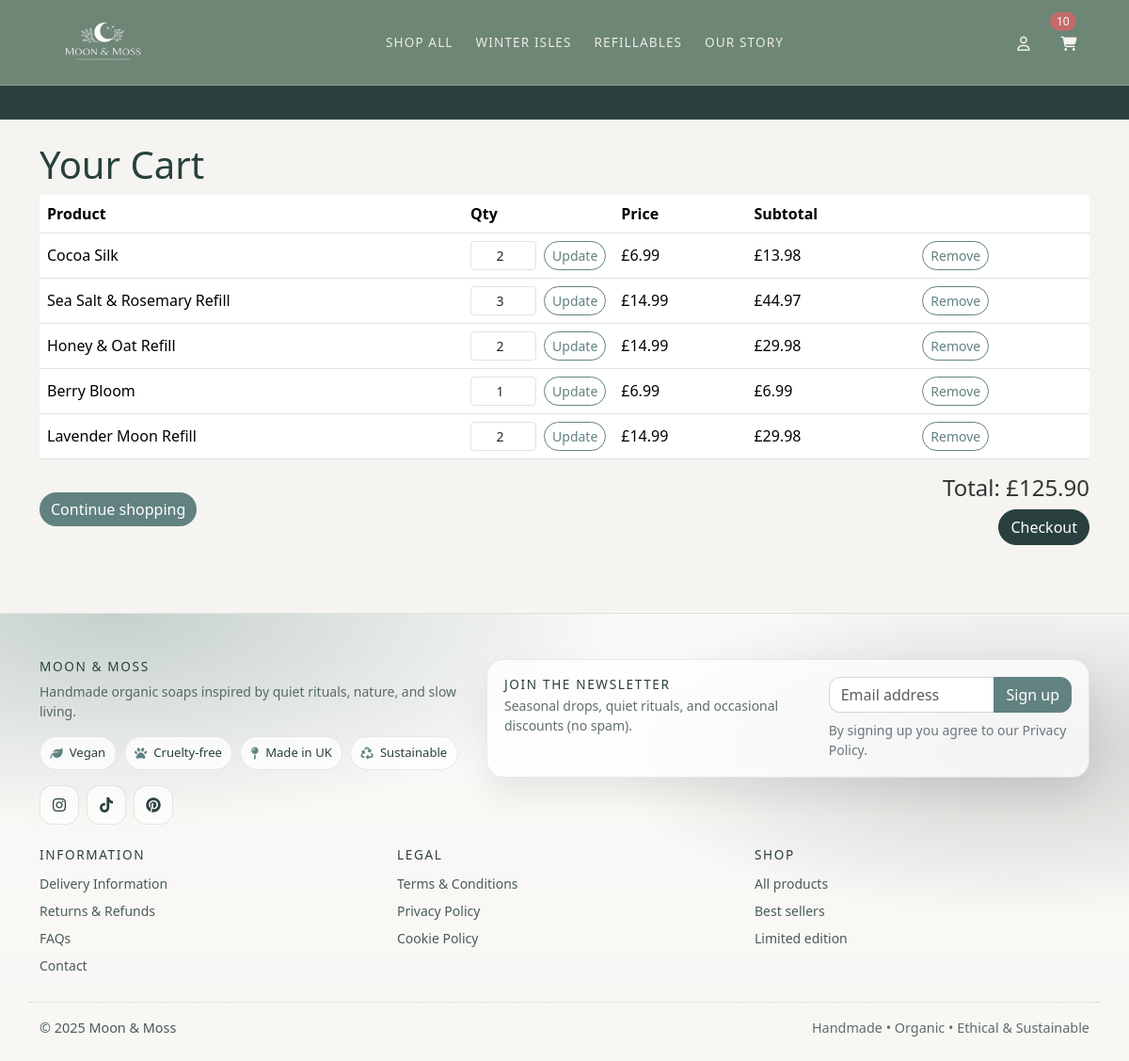
The app's page /cart/ (signed in) with its own data.
### cart/models.py (models this page shows, shortened)
class CartItem(models.Model):
    cart = models.ForeignKey(
        Cart, on_delete=models.CASCADE, related_name="items")
    product = models.ForeignKey(Product, on_delete=models.PROTECT)
    qty = models.PositiveIntegerField(default=1)
    class Meta:
        unique_together = ("cart", "product")
    @property
    def subtotal(self):
        return self.qty * self.product.price

class Cart(models.Model):
    user = models.ForeignKey(
        settings.AUTH_USER_MODEL,
        null=True, blank=True,
        on_delete=models.CASCADE
    )
    session_key = models.CharField(max_length=40, blank=True, db_index=True)
    created_at = models.DateTimeField(auto_now_add=True)
    updated_at = models.DateTimeField(auto_now=True)
    @property
    def total(self):
        return sum(
            item.subtotal for item in self.items.select_related("product"))

### catalog/models.py (models this page shows, shortened)
class Product(models.Model):
    title = models.CharField(max_length=160)
    slug = models.SlugField(max_length=180, unique=True, blank=True)
    description = models.TextField(blank=True)
    scent = models.CharField(max_length=50, help_text="e.g. Lavender, Citrus")
    weight_g = models.PositiveIntegerField(help_text="Net weight in grams")
    price = models.DecimalField(max_digits=6, decimal_places=2)
    stock_qty = models.PositiveIntegerField(default=0)
    active = models.BooleanField(default=True)
    created_at = models.DateTimeField(auto_now_add=True)
    tags = models.CharField(
        max_length=250,
        blank=True,
        help_text="Comma-separated tags, e.g. winter, woody, refillable"
    )
    class Meta:
        ordering = ["title"]

### cart/views.py (the view)
# urls.py: path("", views.view_cart, name="view"),
def view_cart(request):
    cart = get_or_create_cart(request)
    return render(request, "cart/view.html", {"cart": cart})

### cart/context_processors.py (called while the page is built)
def cart_count(request):
    cart = get_or_create_cart(request)
    try:
        count = sum(i.qty for i in cart.items.all())
    except Exception:
        count = 0
    return {"cart_count": count}

### cart/utils.py (called while the page is built)
def get_or_create_cart(request):
    if not request.session.session_key:
        request.session.create()
    request.session.set_expiry(60 * 60 * 24 * 14)
    session_key = request.session.session_key
    if request.user.is_authenticated:
        cart, _ = Cart.objects.get_or_create(
            user=request.user,
            defaults={"session_key": session_key},
        )
    else:
        cart, _ = Cart.objects.get_or_create(
            user=None,
            session_key=session_key,
        )
    return cart

### cart/templates/cart/view.html (shortened to what this page needs)
{% extends "base.html" %}
{% block content %}
  <h1>Your Cart</h1>
  {% if cart.items.all %}
    <div class="table-responsive">
      <table class="table align-middle">
        <thead>
          <tr>
            <th>Product</th>
            <th style="width:120px;">Qty</th>
            <th>Price</th>
            <th>Subtotal</th>
            <th></th>
          </tr>
        </thead>
        <tbody>
          {% for item in cart.items.all %}
            <tr>
              <td>{{ item.product.title }}</td>
              <td>
                <form method="post" action="{% url 'cart:update' item.id %}" class="d-flex">
                  <input type="number"
                         name="qty"
                         value="{{ item.qty }}"
                         min="1"
                         max="{{ item.product.stock_qty }}"
                         class="form-control form-control-sm me-2 cart-qty-input">
                  <button class="btn btn-sm btn-update" type="submit">Update</button>
                </form>
              </td>
              <td>£{{ item.product.price }}</td>
              <td>£{{ item.subtotal }}</td>
              <td>
                <form method="post" action="{% url 'cart:remove' item.id %}">
                  <button class="btn btn-sm btn-remove" type="submit">Remove</button>
                </form>
              </td>
            </tr>
          {% endfor %}
        </tbody>
      </table>
    </div>
    <div class="d-flex justify-content-between align-items-center">
      <a href="{% url 'catalog:product_list' %}" class="btn btn-continue">Continue shopping</a>
      <div class="text-end">
        <h4>Total: £{{ cart.total }}</h4>
        <a href="{% url 'checkout:summary' %}" class="btn btn-checkout">Checkout</a>
      </div>
    </div>
  {% else %}
    <p>Your cart is empty.</p>
    <a href="{% url 'catalog:product_list' %}" class="btn btn-primary">Back to shop</a>
  {% endif %}
{% endblock %}

### static/css/base-admin.css (style rules this page uses)
:root { --bb-primary: #5f7f6b; --bb-secondary: #8f8a83; --bb-success: #6f9e7a; --bb-warning: #e3b35a; --bb-danger: #c46a6a; --bb-info: #7aa6c9; --bb-bg-soft: rgba(255, 255, 255, .85); --bb-border-soft: rgba(0, 0, 0, .08); --bb-shadow-soft: 0 12px 30px rgba(0, 0, 0, .06); }

### static/css/base-user.css (style rules this page uses)
:root { --bb-btn-radius: 20px; --bb-primary: #618280; --bb-primary-dark: #29403e; --bb-cream: #f6f4f0; --bb-text: #333333; --bb-radius-pill: 999px; --bb-focus: rgba(97, 130, 128, 0.35); --bb-nav-bg: #6D8675; --bb-nav-text: #f6f4f0; --bb-nav-border: rgba(246, 244, 240, 0.18); --bb-nav-gap: 0.75rem; --bb-nav-height: 64px; --bb-nav-height-sm: 56px; --bb-logo-max: 90px; --bb-logo-max-sm: 90px; --bb-hit: 44px; --bb-radius: 12px; --bb-ink: #29403e; --bb-r-lg: 28px; --bb-r-md: 24px; --bb-r-sm: 20px; --bb-gap-lg: 28px; --bb-gap-md: 18px; --bb-gap-sm: 16px; --bb-glass-bg: rgba(255,255,255,0.28); --bb-glass-bg-dark: rgba(151,146,146,0.62); --bb-glass-blur: 10px; --bb-shadow: 0 20px 40px rgba(0,0,0,0.18); }
body { background-color: var(--bb-cream); color: var(--bb-text); font-family: system-ui, -apple-system, BlinkMacSystemFont, "Segoe UI", sans-serif; }
h1, .h1, h2, .h2, h3, .h3 { color: var(--bb-primary-dark); }
a { color: var(--bb-primary-dark); }
.btn { border-radius: var(--bb-btn-radius); }
.btn-update, .btn-remove { border-color: var(--bb-primary); color: var(--bb-primary); background: transparent; }
.btn-continue { background-color: var(--bb-primary); color: #fff; border: 0; font-weight: 500; }
.btn-checkout { background-color: var(--bb-primary-dark); border-color: var(--bb-primary-dark); color: #fff; }
.cart-qty-input { width: 70px; text-align: center; padding-right: 0; }

### records on screen
CartItem: product "Cocoa Silk", qty "2", product.price "6.99", subtotal "13.98"
CartItem: product "Sea Salt & Rosemary Refill", qty "3", product.price "14.99", subtotal "44.97"
CartItem: product "Honey & Oat Refill", qty "2", product.price "14.99", subtotal "29.98"
CartItem: product "Berry Bloom", qty "1", product.price "6.99", subtotal "6.99"
CartItem: product "Lavender Moon Refill", qty "2", product.price "14.99", subtotal "29.98"
Cart: total "125.90"

### other values on screen
{{ cart_count|default:0 }} "10"
{{ now|default:"2025" }} "2025"
